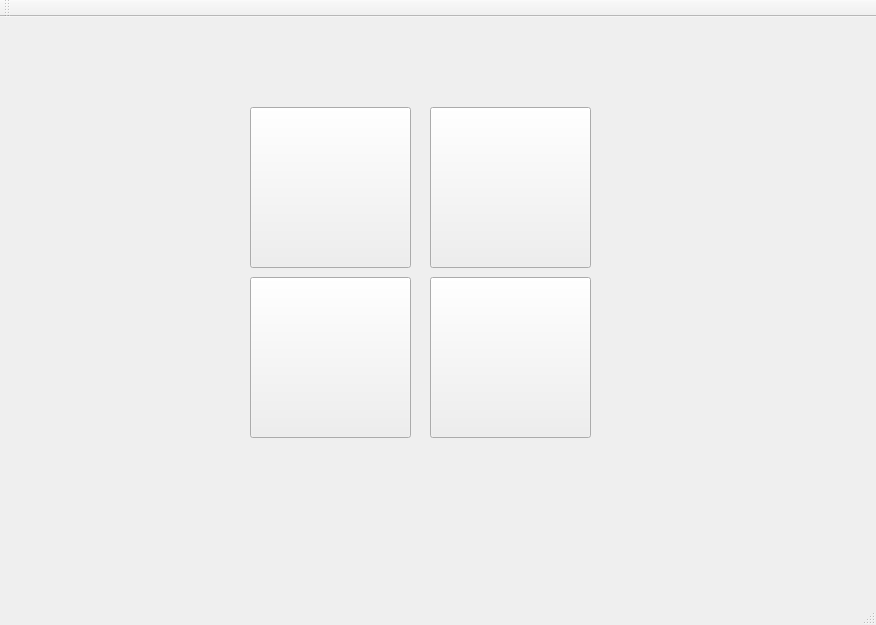
<?xml version="1.0" encoding="UTF-8"?>
<ui version="4.0">
 <class>MainWindow</class>
 <widget class="QMainWindow" name="MainWindow">
  <property name="geometry">
   <rect>
    <x>0</x>
    <y>0</y>
    <width>876</width>
    <height>625</height>
   </rect>
  </property>
  <property name="windowTitle">
   <string>MainWindow</string>
  </property>
  <property name="styleSheet">
   <string notr="true">background-image: url(:/uzay.png);</string>
  </property>
  <widget class="QWidget" name="centralWidget">
   <widget class="QPushButton" name="pushButton">
    <property name="geometry">
     <rect>
      <x>250</x>
      <y>90</y>
      <width>161</width>
      <height>161</height>
     </rect>
    </property>
    <property name="styleSheet">
     <string notr="true"/>
    </property>
    <property name="text">
     <string/>
    </property>
   </widget>
   <widget class="QPushButton" name="pushButton_2">
    <property name="geometry">
     <rect>
      <x>430</x>
      <y>90</y>
      <width>161</width>
      <height>161</height>
     </rect>
    </property>
    <property name="styleSheet">
     <string notr="true"/>
    </property>
    <property name="text">
     <string/>
    </property>
   </widget>
   <widget class="QPushButton" name="pushButton_3">
    <property name="geometry">
     <rect>
      <x>250</x>
      <y>260</y>
      <width>161</width>
      <height>161</height>
     </rect>
    </property>
    <property name="styleSheet">
     <string notr="true"/>
    </property>
    <property name="text">
     <string/>
    </property>
   </widget>
   <widget class="QPushButton" name="pushButton_4">
    <property name="geometry">
     <rect>
      <x>430</x>
      <y>260</y>
      <width>161</width>
      <height>161</height>
     </rect>
    </property>
    <property name="styleSheet">
     <string notr="true"/>
    </property>
    <property name="text">
     <string/>
    </property>
   </widget>
  </widget>
  <widget class="QMenuBar" name="menuBar">
   <property name="geometry">
    <rect>
     <x>0</x>
     <y>0</y>
     <width>876</width>
     <height>22</height>
    </rect>
   </property>
  </widget>
  <widget class="QToolBar" name="mainToolBar">
   <attribute name="toolBarArea">
    <enum>TopToolBarArea</enum>
   </attribute>
   <attribute name="toolBarBreak">
    <bool>false</bool>
   </attribute>
  </widget>
  <widget class="QStatusBar" name="statusBar"/>
 </widget>
 <layoutdefault spacing="6" margin="11"/>
 <resources/>
 <connections/>
</ui>
